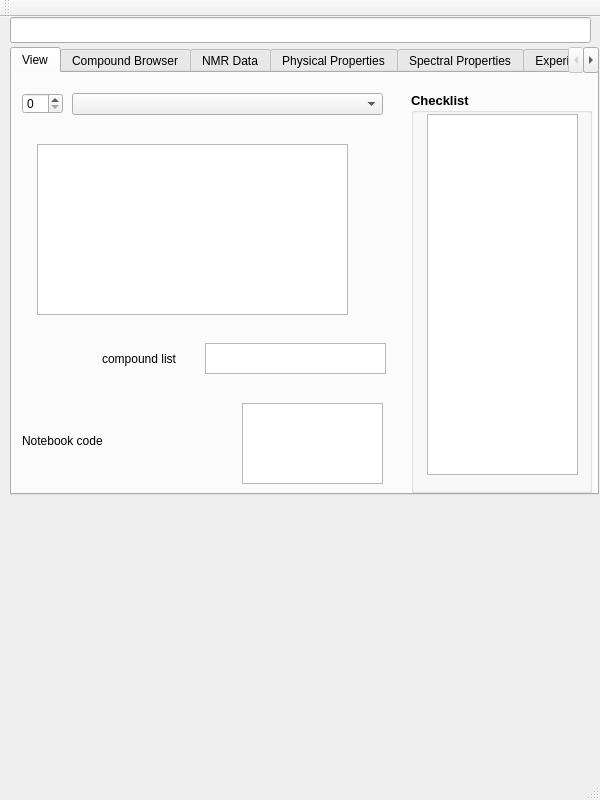
<?xml version="1.0" encoding="UTF-8"?>
<ui version="4.0">
 <class>MainWindow</class>
 <widget class="QMainWindow" name="MainWindow">
  <property name="geometry">
   <rect>
    <x>0</x>
    <y>0</y>
    <width>600</width>
    <height>800</height>
   </rect>
  </property>
  <property name="windowTitle">
   <string>MainWindow</string>
  </property>
  <widget class="QWidget" name="centralWidget">
   <widget class="QTabWidget" name="tabWidget">
    <property name="geometry">
     <rect>
      <x>10</x>
      <y>30</y>
      <width>589</width>
      <height>448</height>
     </rect>
    </property>
    <property name="maximumSize">
     <size>
      <width>16777215</width>
      <height>16777200</height>
     </size>
    </property>
    <property name="focusPolicy">
     <enum>Qt::ClickFocus</enum>
    </property>
    <property name="currentIndex">
     <number>0</number>
    </property>
    <widget class="QWidget" name="tab">
     <attribute name="title">
      <string>View</string>
     </attribute>
     <widget class="QComboBox" name="comboBox">
      <property name="geometry">
       <rect>
        <x>60</x>
        <y>20</y>
        <width>311</width>
        <height>22</height>
       </rect>
      </property>
     </widget>
     <widget class="QGroupBox" name="groupBox_6">
      <property name="geometry">
       <rect>
        <x>399</x>
        <y>19</y>
        <width>181</width>
        <height>401</height>
       </rect>
      </property>
      <property name="font">
       <font>
        <pointsize>10</pointsize>
        <weight>75</weight>
        <bold>true</bold>
       </font>
      </property>
      <property name="title">
       <string>Checklist</string>
      </property>
     </widget>
     <widget class="QListView" name="listView">
      <property name="geometry">
       <rect>
        <x>415</x>
        <y>41</y>
        <width>151</width>
        <height>361</height>
       </rect>
      </property>
     </widget>
     <widget class="QSpinBox" name="spinBox">
      <property name="geometry">
       <rect>
        <x>10</x>
        <y>20</y>
        <width>41</width>
        <height>21</height>
       </rect>
      </property>
     </widget>
     <widget class="QLabel" name="label">
      <property name="geometry">
       <rect>
        <x>10</x>
        <y>360</y>
        <width>81</width>
        <height>16</height>
       </rect>
      </property>
      <property name="text">
       <string>Notebook code:</string>
      </property>
     </widget>
     <widget class="QPlainTextEdit" name="plainTextEdit">
      <property name="geometry">
       <rect>
        <x>230</x>
        <y>330</y>
        <width>141</width>
        <height>81</height>
       </rect>
      </property>
     </widget>
     <widget class="QTextEdit" name="textEdit">
      <property name="geometry">
       <rect>
        <x>193</x>
        <y>270</y>
        <width>181</width>
        <height>31</height>
       </rect>
      </property>
     </widget>
     <widget class="QLabel" name="label_4">
      <property name="geometry">
       <rect>
        <x>90</x>
        <y>270</y>
        <width>101</width>
        <height>31</height>
       </rect>
      </property>
      <property name="text">
       <string>compound list</string>
      </property>
     </widget>
     <widget class="QGraphicsView" name="graphicsView">
      <property name="geometry">
       <rect>
        <x>25</x>
        <y>71</y>
        <width>311</width>
        <height>171</height>
       </rect>
      </property>
     </widget>
    </widget>
    <widget class="QWidget" name="tab_2">
     <attribute name="title">
      <string>Compound Browser</string>
     </attribute>
     <widget class="QGroupBox" name="groupBox_4">
      <property name="geometry">
       <rect>
        <x>20</x>
        <y>10</y>
        <width>411</width>
        <height>111</height>
       </rect>
      </property>
      <property name="font">
       <font>
        <pointsize>10</pointsize>
        <weight>75</weight>
        <bold>true</bold>
       </font>
      </property>
      <property name="title">
       <string>Add a Compound</string>
      </property>
      <widget class="QLabel" name="label_3">
       <property name="geometry">
        <rect>
         <x>20</x>
         <y>60</y>
         <width>31</width>
         <height>20</height>
        </rect>
       </property>
       <property name="font">
        <font>
         <pointsize>8</pointsize>
         <weight>50</weight>
         <bold>false</bold>
        </font>
       </property>
       <property name="text">
        <string>Title:</string>
       </property>
      </widget>
      <widget class="QLineEdit" name="lineEdit_3">
       <property name="geometry">
        <rect>
         <x>60</x>
         <y>60</y>
         <width>201</width>
         <height>20</height>
        </rect>
       </property>
      </widget>
      <widget class="QPushButton" name="pushButton">
       <property name="geometry">
        <rect>
         <x>290</x>
         <y>50</y>
         <width>75</width>
         <height>24</height>
        </rect>
       </property>
       <property name="font">
        <font>
         <pointsize>8</pointsize>
         <weight>50</weight>
         <bold>false</bold>
        </font>
       </property>
       <property name="text">
        <string>Add to List</string>
       </property>
      </widget>
      <widget class="QLabel" name="label_2">
       <property name="geometry">
        <rect>
         <x>20</x>
         <y>30</y>
         <width>31</width>
         <height>21</height>
        </rect>
       </property>
       <property name="font">
        <font>
         <pointsize>8</pointsize>
         <weight>50</weight>
         <bold>false</bold>
        </font>
       </property>
       <property name="text">
        <string>Path:</string>
       </property>
      </widget>
      <widget class="QLineEdit" name="lineEdit">
       <property name="geometry">
        <rect>
         <x>60</x>
         <y>30</y>
         <width>201</width>
         <height>20</height>
        </rect>
       </property>
      </widget>
     </widget>
     <widget class="QGroupBox" name="groupBox_5">
      <property name="geometry">
       <rect>
        <x>20</x>
        <y>149</y>
        <width>411</width>
        <height>261</height>
       </rect>
      </property>
      <property name="font">
       <font>
        <pointsize>10</pointsize>
        <weight>75</weight>
        <bold>true</bold>
       </font>
      </property>
      <property name="title">
       <string>Defined Compounds</string>
      </property>
      <widget class="QScrollArea" name="scrollArea">
       <property name="geometry">
        <rect>
         <x>20</x>
         <y>29</y>
         <width>381</width>
         <height>211</height>
        </rect>
       </property>
       <property name="widgetResizable">
        <bool>true</bool>
       </property>
       <widget class="QWidget" name="scrollAreaWidgetContents">
        <property name="geometry">
         <rect>
          <x>0</x>
          <y>0</y>
          <width>379</width>
          <height>209</height>
         </rect>
        </property>
       </widget>
      </widget>
     </widget>
    </widget>
    <widget class="QWidget" name="tab_3">
     <attribute name="title">
      <string>NMR Data</string>
     </attribute>
     <widget class="QGroupBox" name="groupBox">
      <property name="geometry">
       <rect>
        <x>20</x>
        <y>30</y>
        <width>171</width>
        <height>331</height>
       </rect>
      </property>
      <property name="title">
       <string>H NMR Data</string>
      </property>
      <widget class="QScrollArea" name="scrollArea_2">
       <property name="geometry">
        <rect>
         <x>20</x>
         <y>39</y>
         <width>120</width>
         <height>271</height>
        </rect>
       </property>
       <property name="widgetResizable">
        <bool>true</bool>
       </property>
       <widget class="QWidget" name="scrollAreaWidgetContents_2">
        <property name="geometry">
         <rect>
          <x>0</x>
          <y>0</y>
          <width>118</width>
          <height>269</height>
         </rect>
        </property>
       </widget>
      </widget>
     </widget>
     <widget class="QGroupBox" name="groupBox_2">
      <property name="geometry">
       <rect>
        <x>210</x>
        <y>30</y>
        <width>171</width>
        <height>331</height>
       </rect>
      </property>
      <property name="title">
       <string>C NMR Data</string>
      </property>
      <widget class="QScrollArea" name="scrollArea_3">
       <property name="geometry">
        <rect>
         <x>20</x>
         <y>39</y>
         <width>120</width>
         <height>271</height>
        </rect>
       </property>
       <property name="widgetResizable">
        <bool>true</bool>
       </property>
       <widget class="QWidget" name="scrollAreaWidgetContents_3">
        <property name="geometry">
         <rect>
          <x>0</x>
          <y>0</y>
          <width>118</width>
          <height>269</height>
         </rect>
        </property>
       </widget>
      </widget>
     </widget>
     <widget class="QGroupBox" name="groupBox_3">
      <property name="geometry">
       <rect>
        <x>400</x>
        <y>30</y>
        <width>171</width>
        <height>331</height>
       </rect>
      </property>
      <property name="title">
       <string>H MMR Data</string>
      </property>
      <widget class="QScrollArea" name="scrollArea_4">
       <property name="geometry">
        <rect>
         <x>20</x>
         <y>39</y>
         <width>120</width>
         <height>271</height>
        </rect>
       </property>
       <property name="widgetResizable">
        <bool>true</bool>
       </property>
       <widget class="QWidget" name="scrollAreaWidgetContents_4">
        <property name="geometry">
         <rect>
          <x>0</x>
          <y>0</y>
          <width>118</width>
          <height>269</height>
         </rect>
        </property>
       </widget>
      </widget>
     </widget>
    </widget>
    <widget class="QWidget" name="tab_5">
     <attribute name="title">
      <string>Physical Properties</string>
     </attribute>
    </widget>
    <widget class="QWidget" name="tab_4">
     <attribute name="title">
      <string>Spectral Properties</string>
     </attribute>
    </widget>
    <widget class="QWidget" name="tab_6">
     <attribute name="title">
      <string>Experimental </string>
     </attribute>
    </widget>
   </widget>
   <widget class="QLineEdit" name="lineEdit_2">
    <property name="geometry">
     <rect>
      <x>10</x>
      <y>0</y>
      <width>581</width>
      <height>26</height>
     </rect>
    </property>
   </widget>
  </widget>
  <widget class="QToolBar" name="mainToolBar">
   <attribute name="toolBarArea">
    <enum>TopToolBarArea</enum>
   </attribute>
   <attribute name="toolBarBreak">
    <bool>false</bool>
   </attribute>
  </widget>
  <widget class="QStatusBar" name="statusBar"/>
  <action name="actionOpen">
   <property name="text">
    <string>Open</string>
   </property>
  </action>
 </widget>
 <layoutdefault spacing="6" margin="11"/>
 <resources/>
 <connections/>
</ui>
